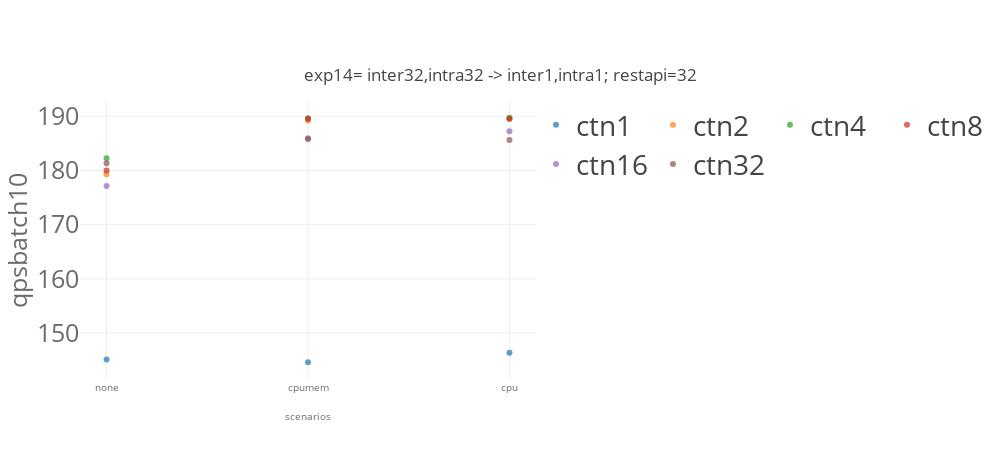
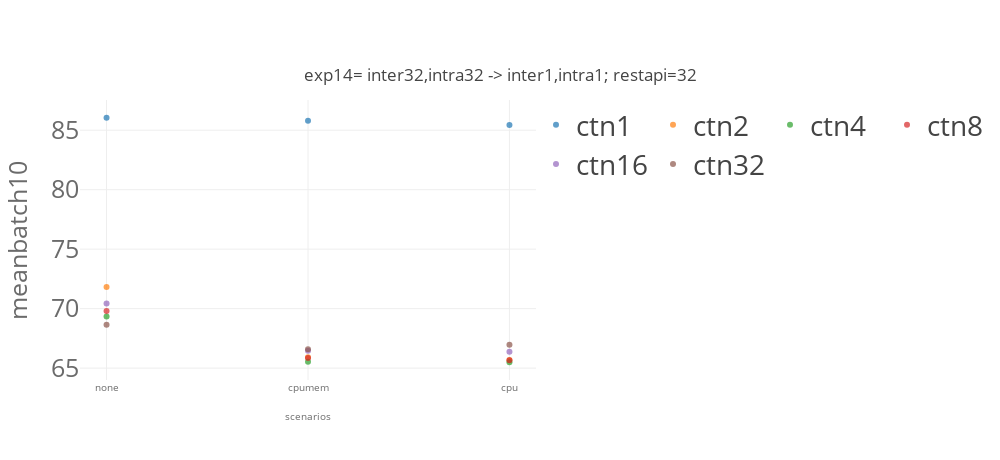
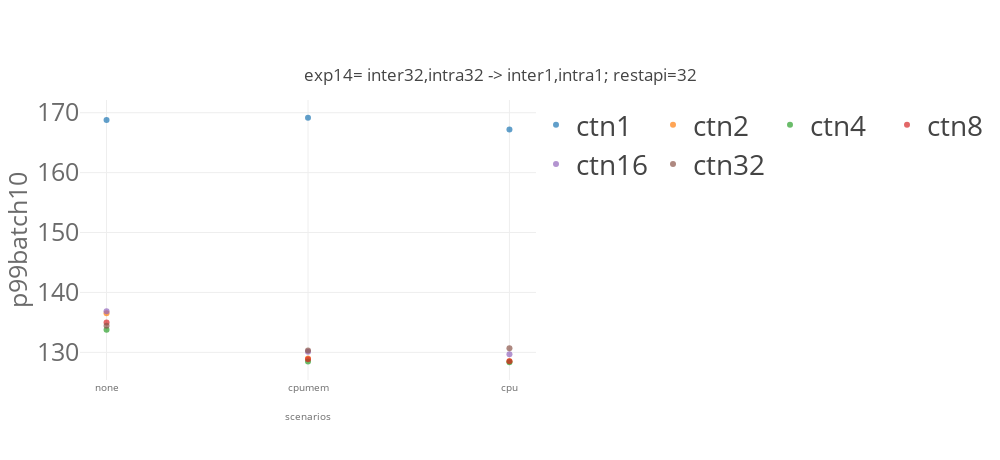

Notebook source saved alongside these figures, in order:
### Code cell
import matplotlib
import matplotlib.pyplot as plt
import numpy as np
from svglib.svglib import svg2rlg
from reportlab.graphics import renderPDF
from reportlab.pdfgen import canvas

from numpy import percentile, mean, std
import plotly.graph_objects as go

from plotly.offline import init_notebook_mode, iplot

import plotly.io as pio
pio.templates.default = "none"
# pio.templates.default = "simple_white"

import plotly.graph_objects as go
from plotly.subplots import make_subplots
import pandas as pd
# import plotly.express as px

for x in ['qps','mean','p99']:
    for cbatch in [10]:
        for model_name in ['resnet']:
            list_traces = []
            for numctn in [1,2,4,8,16,32]: 
                dfg_bench = dfg[(dfg['benchmark']== model_name)  & (dfg['cbatch']==cbatch) & (dfg['numctn']==numctn) &\
                            ((dfg['k8senv']=='none') |\
                             (dfg['k8senv']=='cpumem')| (dfg['k8senv']=='cpumemory'))]
#                 print(dfg_bench)


                #data
                trace = go.Scatter(
                    name="ctn"+str(numctn),
                    x=[ 'none','cpumem','cpu'],
                    y= dfg_bench[x].values.tolist(),
        #             error_y = dict(type='data', array=df1_bench['model_time_std'].values.tolist()),
                    opacity=0.7,
                    mode='markers'
                )
                list_traces.append(trace)



            #layout
            layout = go.Layout(
                title={
                    'text': "exp14= inter32,intra32 -> inter1,intra1; restapi=32" ,
                    'y':0.85,
                    'x':0.5,
                    'xanchor': 'center',
                    'yanchor': 'top'},
                width=1000,
                height=460,
                xaxis=dict(
                    title= "scenarios",
                    tickvals=[ 'none','cpumem','cpu'],
                    titlefont=dict(
                        size=10,
                        color='rgb(107, 107, 107)'
                    ),
                    tickfont=dict(
                        size=10,
                        color='rgb(107, 107, 107)'
                    )
                ),
                yaxis=dict(
                    title= x+"batch"+str(cbatch),
                    automargin=True,
                    titlefont=dict(
                        size=25,
                        color='rgb(107, 107, 107)'
                    ),
                    tickfont=dict(
                        size=25,
                        color='rgb(107, 107, 107)'
                    ),    
                ),
                legend=dict(
                    x=1.0,
                    y=1.0,
                    bgcolor='rgba(255, 255, 255, 0)',
                    bordercolor='rgba(255, 255, 255, 0)',
                    font = dict( size = 28)
                ),
                barmode='group',
                bargap=0.15,
                bargroupgap=0.08
        #         legend_orientation="h"
            )

        data = list_traces
        fig = go.Figure(data=data, layout=layout)
        fig.update_layout(legend_orientation="h")
        fig.show()    

    #     fig.write_image(path + model_name + k8senv +'.pdf')

### Figure 1 — Plotly figure (JSON) as saved in the notebook; plotly's stock layout.template omitted (floating-point values rounded to 4 significant figures)
{"data": [{"mode": "markers", "name": "ctn1", "opacity": 0.7, "type": "scatter", "x": ["none", "cpumem", "cpu"], "y": [145.1, 144.6, 146.4]}, {"mode": "markers", "name": "ctn2", "opacity": 0.7, "type": "scatter", "x": ["none", "cpumem", "cpu"], "y": [179.3, 189.2, 189.5]}, {"mode": "markers", "name": "ctn4", "opacity": 0.7, "type": "scatter", "x": ["none", "cpumem", "cpu"], "y": [182.3, 189.6, 189.7]}, {"mode": "markers", "name": "ctn8", "opacity": 0.7, "type": "scatter", "x": ["none", "cpumem", "cpu"], "y": [180.0, 189.5, 189.6]}, {"mode": "markers", "name": "ctn16", "opacity": 0.7, "type": "scatter", "x": ["none", "cpumem", "cpu"], "y": [177.1, 185.8, 187.2]}, {"mode": "markers", "name": "ctn32", "opacity": 0.7, "type": "scatter", "x": ["none", "cpumem", "cpu"], "y": [181.3, 186.0, 185.6]}], "layout": {"bargap": 0.15, "bargroupgap": 0.08, "barmode": "group", "height": 460, "legend": {"bgcolor": "rgba(255, 255, 255, 0)", "bordercolor": "rgba(255, 255, 255, 0)", "font": {"size": 28}, "orientation": "h", "x": 1, "y": 1}, "title": {"text": "exp14= inter32,intra32 -> inter1,intra1; restapi=32", "x": 0.5, "xanchor": "center", "y": 0.85, "yanchor": "top"}, "width": 1000, "xaxis": {"tickfont": {"color": "rgb(107, 107, 107)", "size": 10}, "tickvals": ["none", "cpumem", "cpu"], "title": {"font": {"color": "rgb(107, 107, 107)", "size": 10}, "text": "scenarios"}}, "yaxis": {"automargin": true, "tickfont": {"color": "rgb(107, 107, 107)", "size": 25}, "title": {"font": {"color": "rgb(107, 107, 107)", "size": 25}, "text": "qpsbatch10"}}}}

### Figure 2 — Plotly figure (JSON) as saved in the notebook; plotly's stock layout.template omitted (floating-point values rounded to 4 significant figures)
{"data": [{"mode": "markers", "name": "ctn1", "opacity": 0.7, "type": "scatter", "x": ["none", "cpumem", "cpu"], "y": [86.05, 85.79, 85.44]}, {"mode": "markers", "name": "ctn2", "opacity": 0.7, "type": "scatter", "x": ["none", "cpumem", "cpu"], "y": [71.82, 65.92, 65.69]}, {"mode": "markers", "name": "ctn4", "opacity": 0.7, "type": "scatter", "x": ["none", "cpumem", "cpu"], "y": [69.34, 65.52, 65.49]}, {"mode": "markers", "name": "ctn8", "opacity": 0.7, "type": "scatter", "x": ["none", "cpumem", "cpu"], "y": [69.81, 65.85, 65.67]}, {"mode": "markers", "name": "ctn16", "opacity": 0.7, "type": "scatter", "x": ["none", "cpumem", "cpu"], "y": [70.44, 66.47, 66.37]}, {"mode": "markers", "name": "ctn32", "opacity": 0.7, "type": "scatter", "x": ["none", "cpumem", "cpu"], "y": [68.64, 66.58, 66.97]}], "layout": {"bargap": 0.15, "bargroupgap": 0.08, "barmode": "group", "height": 460, "legend": {"bgcolor": "rgba(255, 255, 255, 0)", "bordercolor": "rgba(255, 255, 255, 0)", "font": {"size": 28}, "orientation": "h", "x": 1, "y": 1}, "title": {"text": "exp14= inter32,intra32 -> inter1,intra1; restapi=32", "x": 0.5, "xanchor": "center", "y": 0.85, "yanchor": "top"}, "width": 1000, "xaxis": {"tickfont": {"color": "rgb(107, 107, 107)", "size": 10}, "tickvals": ["none", "cpumem", "cpu"], "title": {"font": {"color": "rgb(107, 107, 107)", "size": 10}, "text": "scenarios"}}, "yaxis": {"automargin": true, "tickfont": {"color": "rgb(107, 107, 107)", "size": 25}, "title": {"font": {"color": "rgb(107, 107, 107)", "size": 25}, "text": "meanbatch10"}}}}

### Figure 3 — Plotly figure (JSON) as saved in the notebook; plotly's stock layout.template omitted (floating-point values rounded to 4 significant figures)
{"data": [{"mode": "markers", "name": "ctn1", "opacity": 0.7, "type": "scatter", "x": ["none", "cpumem", "cpu"], "y": [168.8, 169.2, 167.2]}, {"mode": "markers", "name": "ctn2", "opacity": 0.7, "type": "scatter", "x": ["none", "cpumem", "cpu"], "y": [136.5, 129.0, 128.5]}, {"mode": "markers", "name": "ctn4", "opacity": 0.7, "type": "scatter", "x": ["none", "cpumem", "cpu"], "y": [133.8, 128.5, 128.3]}, {"mode": "markers", "name": "ctn8", "opacity": 0.7, "type": "scatter", "x": ["none", "cpumem", "cpu"], "y": [135.0, 128.8, 128.5]}, {"mode": "markers", "name": "ctn16", "opacity": 0.7, "type": "scatter", "x": ["none", "cpumem", "cpu"], "y": [136.9, 130.1, 129.7]}, {"mode": "markers", "name": "ctn32", "opacity": 0.7, "type": "scatter", "x": ["none", "cpumem", "cpu"], "y": [134.4, 130.3, 130.7]}], "layout": {"bargap": 0.15, "bargroupgap": 0.08, "barmode": "group", "height": 460, "legend": {"bgcolor": "rgba(255, 255, 255, 0)", "bordercolor": "rgba(255, 255, 255, 0)", "font": {"size": 28}, "orientation": "h", "x": 1, "y": 1}, "title": {"text": "exp14= inter32,intra32 -> inter1,intra1; restapi=32", "x": 0.5, "xanchor": "center", "y": 0.85, "yanchor": "top"}, "width": 1000, "xaxis": {"tickfont": {"color": "rgb(107, 107, 107)", "size": 10}, "tickvals": ["none", "cpumem", "cpu"], "title": {"font": {"color": "rgb(107, 107, 107)", "size": 10}, "text": "scenarios"}}, "yaxis": {"automargin": true, "tickfont": {"color": "rgb(107, 107, 107)", "size": 25}, "title": {"font": {"color": "rgb(107, 107, 107)", "size": 25}, "text": "p99batch10"}}}}
